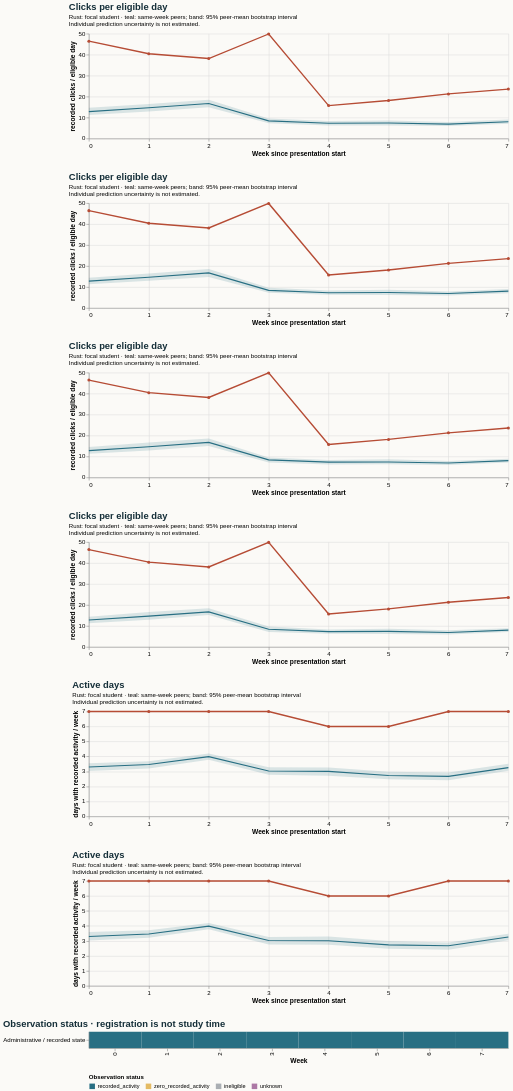

Write the Vega-Lite specification saved for this chart.
### Vega-Lite specification from a JSON file in a GitHub repository (floating-point values rounded to 4 significant figures)
{"$schema": "https://vega.github.io/schema/vega-lite/v5.20.1.json", "config": {"axis": {"labelFontSize": 11, "titleFontSize": 12}, "background": "#fbfaf7", "font": "sans-serif", "title": {"anchor": "start", "color": "#142e38", "fontSize": 17, "subtitleFontSize": 11}, "view": {"continuousHeight": 300, "continuousWidth": 300, "stroke": null}}, "datasets": {"data-07583269fdb839a170638bc4e067636b": [{"end_day": 6, "focal_value": 46.43, "peer_ci_high": 14.4, "peer_ci_low": 11.32, "peer_mean": 12.82, "peer_observations": 241, "peer_people": 241, "reference": "early_stage", "unit": "recorded clicks / eligible day", "week": 0}, {"end_day": 13, "focal_value": 40.43, "peer_ci_high": 16.61, "peer_ci_low": 13.02, "peer_mean": 14.68, "peer_observations": 241, "peer_people": 241, "reference": "early_stage", "unit": "recorded clicks / eligible day", "week": 1}, {"end_day": 20, "focal_value": 38.14, "peer_ci_high": 18.39, "peer_ci_low": 15.17, "peer_mean": 16.73, "peer_observations": 239, "peer_people": 239, "reference": "early_stage", "unit": "recorded clicks / eligible day", "week": 2}, {"end_day": 27, "focal_value": 49.86, "peer_ci_high": 9.688, "peer_ci_low": 7.177, "peer_mean": 8.416, "peer_observations": 239, "peer_people": 239, "reference": "early_stage", "unit": "recorded clicks / eligible day", "week": 3}, {"end_day": 34, "focal_value": 15.71, "peer_ci_high": 8.307, "peer_ci_low": 6.283, "peer_mean": 7.298, "peer_observations": 237, "peer_people": 237, "reference": "early_stage", "unit": "recorded clicks / eligible day", "week": 4}, {"end_day": 41, "focal_value": 18.14, "peer_ci_high": 8.679, "peer_ci_low": 6.224, "peer_mean": 7.413, "peer_observations": 236, "peer_people": 236, "reference": "early_stage", "unit": "recorded clicks / eligible day", "week": 5}, {"end_day": 48, "focal_value": 21.29, "peer_ci_high": 7.899, "peer_ci_low": 5.923, "peer_mean": 6.897, "peer_observations": 236, "peer_people": 236, "reference": "early_stage", "unit": "recorded clicks / eligible day", "week": 6}, {"end_day": 55, "focal_value": 23.57, "peer_ci_high": 8.92, "peer_ci_low": 7.15, "peer_mean": 8.029, "peer_observations": 236, "peer_people": 236, "reference": "early_stage", "unit": "recorded clicks / eligible day", "week": 7}], "data-85f437953aca093915f1bf3fabc29825": [{"eligible_days": 7.0, "end_day": 6, "logging_completeness": "unknown", "observation_status": "recorded_activity", "row": "Administrative / recorded state", "score_status": "withheld_release_time_unknown", "start_day": 0, "value": 46.43, "week": 0}, {"eligible_days": 7.0, "end_day": 13, "logging_completeness": "unknown", "observation_status": "recorded_activity", "row": "Administrative / recorded state", "score_status": "withheld_release_time_unknown", "start_day": 7, "value": 40.43, "week": 1}, {"eligible_days": 7.0, "end_day": 20, "logging_completeness": "unknown", "observation_status": "recorded_activity", "row": "Administrative / recorded state", "score_status": "withheld_release_time_unknown", "start_day": 14, "value": 38.14, "week": 2}, {"eligible_days": 7.0, "end_day": 27, "logging_completeness": "unknown", "observation_status": "recorded_activity", "row": "Administrative / recorded state", "score_status": "withheld_release_time_unknown", "start_day": 21, "value": 49.86, "week": 3}, {"eligible_days": 7.0, "end_day": 34, "logging_completeness": "unknown", "observation_status": "recorded_activity", "row": "Administrative / recorded state", "score_status": "withheld_release_time_unknown", "start_day": 28, "value": 15.71, "week": 4}, {"eligible_days": 7.0, "end_day": 41, "logging_completeness": "unknown", "observation_status": "recorded_activity", "row": "Administrative / recorded state", "score_status": "withheld_release_time_unknown", "start_day": 35, "value": 18.14, "week": 5}, {"eligible_days": 7.0, "end_day": 48, "logging_completeness": "unknown", "observation_status": "recorded_activity", "row": "Administrative / recorded state", "score_status": "withheld_release_time_unknown", "start_day": 42, "value": 21.29, "week": 6}, {"eligible_days": 7.0, "end_day": 55, "logging_completeness": "unknown", "observation_status": "recorded_activity", "row": "Administrative / recorded state", "score_status": "withheld_release_time_unknown", "start_day": 49, "value": 23.57, "week": 7}], "data-8e486aaa79c2fbe65d6c71bcd0dd7494": [{"end_day": 6, "focal_value": 7.0, "peer_ci_high": 3.544, "peer_ci_low": 3.031, "peer_mean": 3.295, "peer_observations": 241, "peer_people": 241, "reference": "course", "unit": "days with recorded activity / week", "week": 0}, {"end_day": 13, "focal_value": 7.0, "peer_ci_high": 3.68, "peer_ci_low": 3.201, "peer_mean": 3.461, "peer_observations": 241, "peer_people": 241, "reference": "course", "unit": "days with recorded activity / week", "week": 1}, {"end_day": 20, "focal_value": 7.0, "peer_ci_high": 4.205, "peer_ci_low": 3.789, "peer_mean": 3.987, "peer_observations": 239, "peer_people": 239, "reference": "course", "unit": "days with recorded activity / week", "week": 2}, {"end_day": 27, "focal_value": 7.0, "peer_ci_high": 3.289, "peer_ci_low": 2.778, "peer_mean": 3.029, "peer_observations": 239, "peer_people": 239, "reference": "course", "unit": "days with recorded activity / week", "week": 3}, {"end_day": 34, "focal_value": 6.0, "peer_ci_high": 3.27, "peer_ci_low": 2.717, "peer_mean": 3.008, "peer_observations": 237, "peer_people": 237, "reference": "course", "unit": "days with recorded activity / week", "week": 4}, {"end_day": 41, "focal_value": 6.0, "peer_ci_high": 2.985, "peer_ci_low": 2.472, "peer_mean": 2.733, "peer_observations": 236, "peer_people": 236, "reference": "course", "unit": "days with recorded activity / week", "week": 5}, {"end_day": 48, "focal_value": 7.0, "peer_ci_high": 2.926, "peer_ci_low": 2.421, "peer_mean": 2.674, "peer_observations": 236, "peer_people": 236, "reference": "course", "unit": "days with recorded activity / week", "week": 6}, {"end_day": 55, "focal_value": 7.0, "peer_ci_high": 3.509, "peer_ci_low": 3.051, "peer_mean": 3.258, "peer_observations": 236, "peer_people": 236, "reference": "course", "unit": "days with recorded activity / week", "week": 7}], "data-94e555c220a564f95b8aae241132dfa5": [{"end_day": 6, "focal_value": 46.43, "peer_ci_high": 14.53, "peer_ci_low": 11.28, "peer_mean": 12.82, "peer_observations": 241, "peer_people": 241, "reference": "early_stage", "unit": "recorded clicks / eligible day", "week": 0}, {"end_day": 13, "focal_value": 40.43, "peer_ci_high": 16.66, "peer_ci_low": 12.88, "peer_mean": 14.68, "peer_observations": 241, "peer_people": 241, "reference": "early_stage", "unit": "recorded clicks / eligible day", "week": 1}, {"end_day": 20, "focal_value": 38.14, "peer_ci_high": 18.64, "peer_ci_low": 14.98, "peer_mean": 16.73, "peer_observations": 239, "peer_people": 239, "reference": "early_stage", "unit": "recorded clicks / eligible day", "week": 2}, {"end_day": 27, "focal_value": 49.86, "peer_ci_high": 9.575, "peer_ci_low": 7.19, "peer_mean": 8.416, "peer_observations": 239, "peer_people": 239, "reference": "early_stage", "unit": "recorded clicks / eligible day", "week": 3}, {"end_day": 34, "focal_value": 15.71, "peer_ci_high": 8.343, "peer_ci_low": 6.133, "peer_mean": 7.298, "peer_observations": 237, "peer_people": 237, "reference": "early_stage", "unit": "recorded clicks / eligible day", "week": 4}, {"end_day": 41, "focal_value": 18.14, "peer_ci_high": 8.636, "peer_ci_low": 6.337, "peer_mean": 7.413, "peer_observations": 236, "peer_people": 236, "reference": "early_stage", "unit": "recorded clicks / eligible day", "week": 5}, {"end_day": 48, "focal_value": 21.29, "peer_ci_high": 7.886, "peer_ci_low": 5.916, "peer_mean": 6.897, "peer_observations": 236, "peer_people": 236, "reference": "early_stage", "unit": "recorded clicks / eligible day", "week": 6}, {"end_day": 55, "focal_value": 23.57, "peer_ci_high": 8.894, "peer_ci_low": 7.092, "peer_mean": 8.029, "peer_observations": 236, "peer_people": 236, "reference": "early_stage", "unit": "recorded clicks / eligible day", "week": 7}], "data-acf42a30c599e6c873eded8f8676a892": [{"end_day": 6, "focal_value": 46.43, "peer_ci_high": 14.71, "peer_ci_low": 11.23, "peer_mean": 12.82, "peer_observations": 241, "peer_people": 241, "reference": "course", "unit": "recorded clicks / eligible day", "week": 0}, {"end_day": 13, "focal_value": 40.43, "peer_ci_high": 16.44, "peer_ci_low": 12.85, "peer_mean": 14.68, "peer_observations": 241, "peer_people": 241, "reference": "course", "unit": "recorded clicks / eligible day", "week": 1}, {"end_day": 20, "focal_value": 38.14, "peer_ci_high": 18.56, "peer_ci_low": 14.9, "peer_mean": 16.73, "peer_observations": 239, "peer_people": 239, "reference": "course", "unit": "recorded clicks / eligible day", "week": 2}, {"end_day": 27, "focal_value": 49.86, "peer_ci_high": 9.6, "peer_ci_low": 7.302, "peer_mean": 8.416, "peer_observations": 239, "peer_people": 239, "reference": "course", "unit": "recorded clicks / eligible day", "week": 3}, {"end_day": 34, "focal_value": 15.71, "peer_ci_high": 8.389, "peer_ci_low": 6.191, "peer_mean": 7.298, "peer_observations": 237, "peer_people": 237, "reference": "course", "unit": "recorded clicks / eligible day", "week": 4}, {"end_day": 41, "focal_value": 18.14, "peer_ci_high": 8.595, "peer_ci_low": 6.257, "peer_mean": 7.413, "peer_observations": 236, "peer_people": 236, "reference": "course", "unit": "recorded clicks / eligible day", "week": 5}, {"end_day": 48, "focal_value": 21.29, "peer_ci_high": 7.873, "peer_ci_low": 5.991, "peer_mean": 6.897, "peer_observations": 236, "peer_people": 236, "reference": "course", "unit": "recorded clicks / eligible day", "week": 6}, {"end_day": 55, "focal_value": 23.57, "peer_ci_high": 9.052, "peer_ci_low": 7.104, "peer_mean": 8.029, "peer_observations": 236, "peer_people": 236, "reference": "course", "unit": "recorded clicks / eligible day", "week": 7}], "data-cc1f6998de6d4e6a3081c929fbfe9adc": [{"end_day": 6, "focal_value": 7.0, "peer_ci_high": 3.591, "peer_ci_low": 3.023, "peer_mean": 3.295, "peer_observations": 241, "peer_people": 241, "reference": "course", "unit": "days with recorded activity / week", "week": 0}, {"end_day": 13, "focal_value": 7.0, "peer_ci_high": 3.714, "peer_ci_low": 3.209, "peer_mean": 3.461, "peer_observations": 241, "peer_people": 241, "reference": "course", "unit": "days with recorded activity / week", "week": 1}, {"end_day": 20, "focal_value": 7.0, "peer_ci_high": 4.201, "peer_ci_low": 3.787, "peer_mean": 3.987, "peer_observations": 239, "peer_people": 239, "reference": "course", "unit": "days with recorded activity / week", "week": 2}, {"end_day": 27, "focal_value": 7.0, "peer_ci_high": 3.27, "peer_ci_low": 2.766, "peer_mean": 3.029, "peer_observations": 239, "peer_people": 239, "reference": "course", "unit": "days with recorded activity / week", "week": 3}, {"end_day": 34, "focal_value": 6.0, "peer_ci_high": 3.287, "peer_ci_low": 2.747, "peer_mean": 3.008, "peer_observations": 237, "peer_people": 237, "reference": "course", "unit": "days with recorded activity / week", "week": 4}, {"end_day": 41, "focal_value": 6.0, "peer_ci_high": 3.0, "peer_ci_low": 2.478, "peer_mean": 2.733, "peer_observations": 236, "peer_people": 236, "reference": "course", "unit": "days with recorded activity / week", "week": 5}, {"end_day": 48, "focal_value": 7.0, "peer_ci_high": 2.899, "peer_ci_low": 2.409, "peer_mean": 2.674, "peer_observations": 236, "peer_people": 236, "reference": "course", "unit": "days with recorded activity / week", "week": 6}, {"end_day": 55, "focal_value": 7.0, "peer_ci_high": 3.479, "peer_ci_low": 3.04, "peer_mean": 3.258, "peer_observations": 236, "peer_people": 236, "reference": "course", "unit": "days with recorded activity / week", "week": 7}], "data-d4bd5f7f6c32f1675e37737b87473d82": [{"end_day": 6, "focal_value": 46.43, "peer_ci_high": 14.37, "peer_ci_low": 11.27, "peer_mean": 12.82, "peer_observations": 241, "peer_people": 241, "reference": "course", "unit": "recorded clicks / eligible day", "week": 0}, {"end_day": 13, "focal_value": 40.43, "peer_ci_high": 16.49, "peer_ci_low": 13.01, "peer_mean": 14.68, "peer_observations": 241, "peer_people": 241, "reference": "course", "unit": "recorded clicks / eligible day", "week": 1}, {"end_day": 20, "focal_value": 38.14, "peer_ci_high": 18.61, "peer_ci_low": 14.82, "peer_mean": 16.73, "peer_observations": 239, "peer_people": 239, "reference": "course", "unit": "recorded clicks / eligible day", "week": 2}, {"end_day": 27, "focal_value": 49.86, "peer_ci_high": 9.697, "peer_ci_low": 7.272, "peer_mean": 8.416, "peer_observations": 239, "peer_people": 239, "reference": "course", "unit": "recorded clicks / eligible day", "week": 3}, {"end_day": 34, "focal_value": 15.71, "peer_ci_high": 8.361, "peer_ci_low": 6.313, "peer_mean": 7.298, "peer_observations": 237, "peer_people": 237, "reference": "course", "unit": "recorded clicks / eligible day", "week": 4}, {"end_day": 41, "focal_value": 18.14, "peer_ci_high": 8.649, "peer_ci_low": 6.245, "peer_mean": 7.413, "peer_observations": 236, "peer_people": 236, "reference": "course", "unit": "recorded clicks / eligible day", "week": 5}, {"end_day": 48, "focal_value": 21.29, "peer_ci_high": 7.901, "peer_ci_low": 5.924, "peer_mean": 6.897, "peer_observations": 236, "peer_people": 236, "reference": "course", "unit": "recorded clicks / eligible day", "week": 6}, {"end_day": 55, "focal_value": 23.57, "peer_ci_high": 9.04, "peer_ci_low": 6.987, "peer_mean": 8.029, "peer_observations": 236, "peer_people": 236, "reference": "course", "unit": "recorded clicks / eligible day", "week": 7}]}, "resolve": {"scale": {"color": "independent"}}, "spacing": 28, "vconcat": [{"data": {"name": "data-acf42a30c599e6c873eded8f8676a892"}, "height": 190, "layer": [{"encoding": {"x": {"axis": {"tickMinStep": 1}, "field": "week", "title": "Week since presentation start", "type": "quantitative"}, "y": {"field": "peer_ci_low", "scale": {"zero": true}, "title": "recorded clicks / eligible day", "type": "quantitative"}, "y2": {"field": "peer_ci_high"}}, "mark": {"color": "#286f83", "opacity": 0.16, "type": "area"}}, {"encoding": {"tooltip": [{"field": "week", "type": "quantitative"}, {"field": "peer_mean", "type": "quantitative"}, {"field": "peer_people", "type": "quantitative"}, {"field": "peer_observations", "type": "quantitative"}], "x": {"field": "week", "type": "quantitative"}, "y": {"field": "peer_mean", "type": "quantitative"}}, "mark": {"color": "#286f83", "strokeWidth": 2, "type": "line"}}, {"encoding": {"tooltip": [{"field": "week", "type": "quantitative"}, {"field": "focal_value", "type": "quantitative"}], "x": {"field": "week", "type": "quantitative"}, "y": {"field": "focal_value", "type": "quantitative"}}, "mark": {"color": "#b64c35", "point": {"color": "#b64c35"}, "strokeWidth": 2.5, "type": "line"}}], "title": {"subtitle": ["Rust: focal student · teal: same-week peers; band: 95% peer-mean bootstrap interval", "Individual prediction uncertainty is not estimated."], "text": "Clicks per eligible day"}, "width": 760}, {"data": {"name": "data-d4bd5f7f6c32f1675e37737b87473d82"}, "height": 190, "layer": [{"encoding": {"x": {"axis": {"tickMinStep": 1}, "field": "week", "title": "Week since presentation start", "type": "quantitative"}, "y": {"field": "peer_ci_low", "scale": {"zero": true}, "title": "recorded clicks / eligible day", "type": "quantitative"}, "y2": {"field": "peer_ci_high"}}, "mark": {"color": "#286f83", "opacity": 0.16, "type": "area"}}, {"encoding": {"tooltip": [{"field": "week", "type": "quantitative"}, {"field": "peer_mean", "type": "quantitative"}, {"field": "peer_people", "type": "quantitative"}, {"field": "peer_observations", "type": "quantitative"}], "x": {"field": "week", "type": "quantitative"}, "y": {"field": "peer_mean", "type": "quantitative"}}, "mark": {"color": "#286f83", "strokeWidth": 2, "type": "line"}}, {"encoding": {"tooltip": [{"field": "week", "type": "quantitative"}, {"field": "focal_value", "type": "quantitative"}], "x": {"field": "week", "type": "quantitative"}, "y": {"field": "focal_value", "type": "quantitative"}}, "mark": {"color": "#b64c35", "point": {"color": "#b64c35"}, "strokeWidth": 2.5, "type": "line"}}], "title": {"subtitle": ["Rust: focal student · teal: same-week peers; band: 95% peer-mean bootstrap interval", "Individual prediction uncertainty is not estimated."], "text": "Clicks per eligible day"}, "width": 760}, {"data": {"name": "data-94e555c220a564f95b8aae241132dfa5"}, "height": 190, "layer": [{"encoding": {"x": {"axis": {"tickMinStep": 1}, "field": "week", "title": "Week since presentation start", "type": "quantitative"}, "y": {"field": "peer_ci_low", "scale": {"zero": true}, "title": "recorded clicks / eligible day", "type": "quantitative"}, "y2": {"field": "peer_ci_high"}}, "mark": {"color": "#286f83", "opacity": 0.16, "type": "area"}}, {"encoding": {"tooltip": [{"field": "week", "type": "quantitative"}, {"field": "peer_mean", "type": "quantitative"}, {"field": "peer_people", "type": "quantitative"}, {"field": "peer_observations", "type": "quantitative"}], "x": {"field": "week", "type": "quantitative"}, "y": {"field": "peer_mean", "type": "quantitative"}}, "mark": {"color": "#286f83", "strokeWidth": 2, "type": "line"}}, {"encoding": {"tooltip": [{"field": "week", "type": "quantitative"}, {"field": "focal_value", "type": "quantitative"}], "x": {"field": "week", "type": "quantitative"}, "y": {"field": "focal_value", "type": "quantitative"}}, "mark": {"color": "#b64c35", "point": {"color": "#b64c35"}, "strokeWidth": 2.5, "type": "line"}}], "title": {"subtitle": ["Rust: focal student · teal: same-week peers; band: 95% peer-mean bootstrap interval", "Individual prediction uncertainty is not estimated."], "text": "Clicks per eligible day"}, "width": 760}, {"data": {"name": "data-07583269fdb839a170638bc4e067636b"}, "height": 190, "layer": [{"encoding": {"x": {"axis": {"tickMinStep": 1}, "field": "week", "title": "Week since presentation start", "type": "quantitative"}, "y": {"field": "peer_ci_low", "scale": {"zero": true}, "title": "recorded clicks / eligible day", "type": "quantitative"}, "y2": {"field": "peer_ci_high"}}, "mark": {"color": "#286f83", "opacity": 0.16, "type": "area"}}, {"encoding": {"tooltip": [{"field": "week", "type": "quantitative"}, {"field": "peer_mean", "type": "quantitative"}, {"field": "peer_people", "type": "quantitative"}, {"field": "peer_observations", "type": "quantitative"}], "x": {"field": "week", "type": "quantitative"}, "y": {"field": "peer_mean", "type": "quantitative"}}, "mark": {"color": "#286f83", "strokeWidth": 2, "type": "line"}}, {"encoding": {"tooltip": [{"field": "week", "type": "quantitative"}, {"field": "focal_value", "type": "quantitative"}], "x": {"field": "week", "type": "quantitative"}, "y": {"field": "focal_value", "type": "quantitative"}}, "mark": {"color": "#b64c35", "point": {"color": "#b64c35"}, "strokeWidth": 2.5, "type": "line"}}], "title": {"subtitle": ["Rust: focal student · teal: same-week peers; band: 95% peer-mean bootstrap interval", "Individual prediction uncertainty is not estimated."], "text": "Clicks per eligible day"}, "width": 760}, {"data": {"name": "data-8e486aaa79c2fbe65d6c71bcd0dd7494"}, "height": 190, "layer": [{"encoding": {"x": {"axis": {"tickMinStep": 1}, "field": "week", "title": "Week since presentation start", "type": "quantitative"}, "y": {"field": "peer_ci_low", "scale": {"zero": true}, "title": "days with recorded activity / week", "type": "quantitative"}, "y2": {"field": "peer_ci_high"}}, "mark": {"color": "#286f83", "opacity": 0.16, "type": "area"}}, {"encoding": {"tooltip": [{"field": "week", "type": "quantitative"}, {"field": "peer_mean", "type": "quantitative"}, {"field": "peer_people", "type": "quantitative"}, {"field": "peer_observations", "type": "quantitative"}], "x": {"field": "week", "type": "quantitative"}, "y": {"field": "peer_mean", "type": "quantitative"}}, "mark": {"color": "#286f83", "strokeWidth": 2, "type": "line"}}, {"encoding": {"tooltip": [{"field": "week", "type": "quantitative"}, {"field": "focal_value", "type": "quantitative"}], "x": {"field": "week", "type": "quantitative"}, "y": {"field": "focal_value", "type": "quantitative"}}, "mark": {"color": "#b64c35", "point": {"color": "#b64c35"}, "strokeWidth": 2.5, "type": "line"}}], "title": {"subtitle": ["Rust: focal student · teal: same-week peers; band: 95% peer-mean bootstrap interval", "Individual prediction uncertainty is not estimated."], "text": "Active days"}, "width": 760}, {"data": {"name": "data-cc1f6998de6d4e6a3081c929fbfe9adc"}, "height": 190, "layer": [{"encoding": {"x": {"axis": {"tickMinStep": 1}, "field": "week", "title": "Week since presentation start", "type": "quantitative"}, "y": {"field": "peer_ci_low", "scale": {"zero": true}, "title": "days with recorded activity / week", "type": "quantitative"}, "y2": {"field": "peer_ci_high"}}, "mark": {"color": "#286f83", "opacity": 0.16, "type": "area"}}, {"encoding": {"tooltip": [{"field": "week", "type": "quantitative"}, {"field": "peer_mean", "type": "quantitative"}, {"field": "peer_people", "type": "quantitative"}, {"field": "peer_observations", "type": "quantitative"}], "x": {"field": "week", "type": "quantitative"}, "y": {"field": "peer_mean", "type": "quantitative"}}, "mark": {"color": "#286f83", "strokeWidth": 2, "type": "line"}}, {"encoding": {"tooltip": [{"field": "week", "type": "quantitative"}, {"field": "focal_value", "type": "quantitative"}], "x": {"field": "week", "type": "quantitative"}, "y": {"field": "focal_value", "type": "quantitative"}}, "mark": {"color": "#b64c35", "point": {"color": "#b64c35"}, "strokeWidth": 2.5, "type": "line"}}], "title": {"subtitle": ["Rust: focal student · teal: same-week peers; band: 95% peer-mean bootstrap interval", "Individual prediction uncertainty is not estimated."], "text": "Active days"}, "width": 760}, {"data": {"name": "data-85f437953aca093915f1bf3fabc29825"}, "encoding": {"color": {"field": "observation_status", "legend": {"labelLimit": 260, "orient": "bottom"}, "scale": {"domain": ["recorded_activity", "zero_recorded_activity", "ineligible", "unknown"], "range": ["#286f83", "#e4bb64", "#aaaeb3", "#ac78a5"]}, "title": "Observation status", "type": "nominal"}, "tooltip": [{"field": "week", "type": "quantitative"}, {"field": "eligible_days", "type": "quantitative"}, {"field": "observation_status", "type": "nominal"}, {"field": "logging_completeness", "type": "nominal"}], "x": {"field": "week", "title": "Week", "type": "ordinal"}, "y": {"field": "row", "title": null, "type": "nominal"}}, "height": 30, "mark": {"type": "rect"}, "title": "Observation status · registration is not study time", "width": 760}]}
